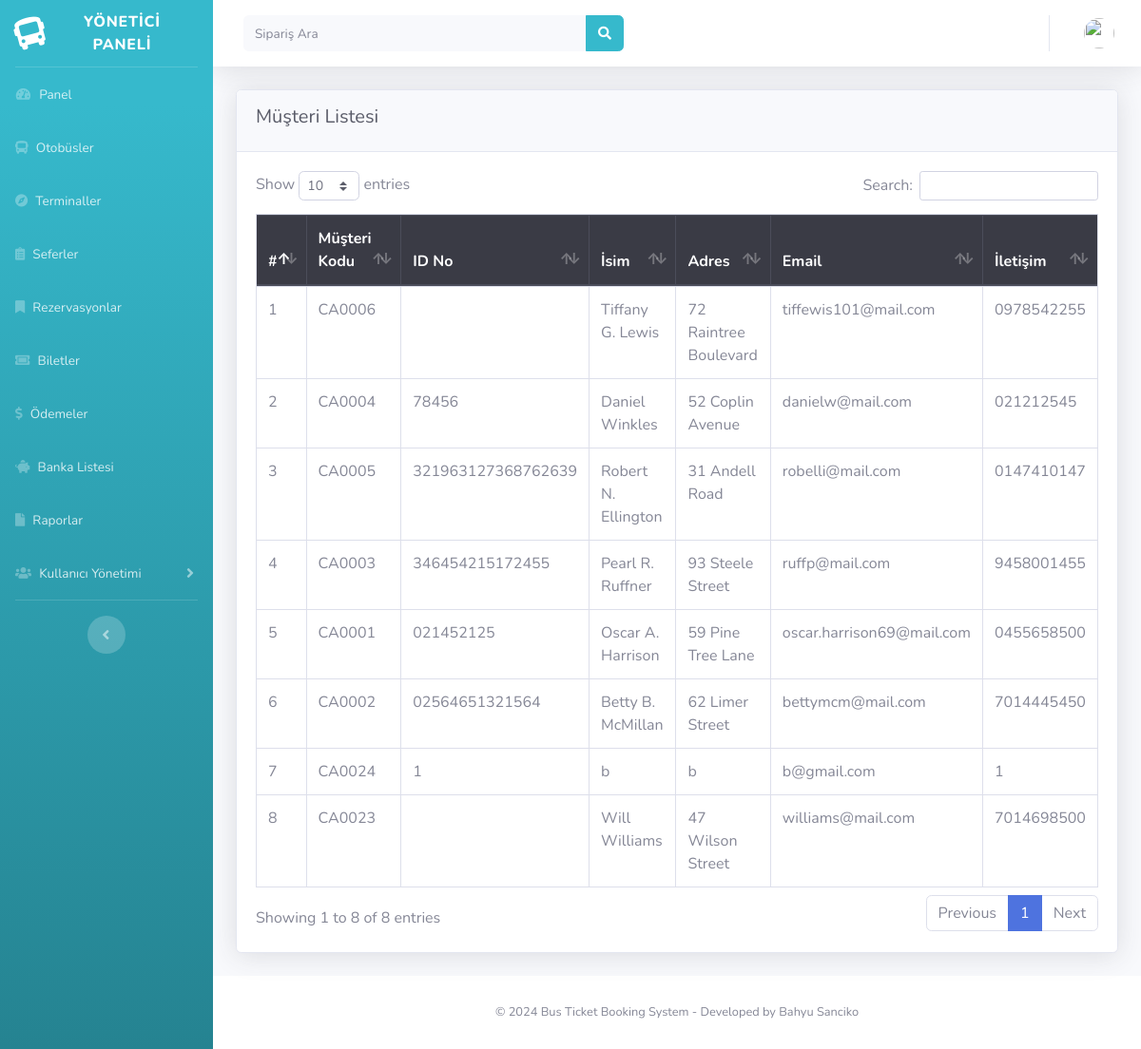
/index.php/backend/musteri, run on the app's committed database.
### tables this page shows
CREATE TABLE `musteri` (
  `kd_musteri` varchar(50) NOT NULL,
  `kullanici_adi_musteri` varchar(50) NOT NULL,
  `sifre_musteri` varchar(200) NOT NULL,
  `no_ktp_musteri` varchar(50) NOT NULL,
  `isim_musteri` varchar(100) NOT NULL,
  `adres_musteri` varchar(200) NOT NULL,
  `email_musteri` varchar(100) NOT NULL,
  `telpon_musteri` varchar(20) NOT NULL,
  `resim_musteri` varchar(200) NOT NULL,
  `durum_musteri` int(1) DEFAULT NULL,
  `olusturma_tarihi_musteri` varchar(50) DEFAULT NULL
);

### application/controllers/backend/Musteri.php (called while the page is built, shortened)
<?php
class Musteri extends CI_Controller {
	function __construct(){
		$this->load->helper('tglindo_helper');
		$this->load->model('getkod_model');
	}
	public function index(){
		$data['title'] = "Customers List";
		$data['pelanggan'] = $this->db->query("SELECT * FROM musteri")->result_array();
		$this->load->view('backend/musteri', $data);
	}
}

### index.php (called while the page is built, shortened)
<?php
require_once BASEPATH.'core/CodeIgniter.php';

### application/views/backend/musteri.php (the view, shortened to what this page needs)
<!DOCTYPE html>
<html lang="tr">
<head>
  <?php $this->load->view('backend/include/base_css'); ?>
</head>
<body id="page-top">
  <?php $this->load->view('backend/include/base_nav'); ?>
  <div class="container-fluid">
    <div class="card shadow mb-4">
      <div class="card-header py-3">
        <h1 class="h5 text-gray-800">Müşteri Listesi</h1>
      </div>
      <div class="card-body">
        <div class="table-responsive">
          <table class="table table-bordered table-hover" id="dataTable" width="100%" cellspacing="0">
            <thead class="thead-dark">
              <tr>
                <th>#</th>
                <th>Müşteri Kodu</th>
                <th>ID No</th>
                <th>İsim</th>
                <th>Adres </th>
                <th>Email</th>
                <th>İletişim</th>
              </tr>
            </thead>
            <tbody>
              <?php $i = 1;
              foreach ($pelanggan as $row) { ?>
                <tr>
                  <td>
                    <?= $i++; ?>
                  </td>
                  <td>
                    <?= $row['kd_musteri']; ?>
                  </td>
                  <td>
                    <?= $row['no_ktp_musteri']; ?>
                  </td>
                  <td>
                    <?= $row['isim_musteri']; ?>
                  </td>
                  <td>
                    <?= $row['adres_musteri']; ?>
                  </td>
                  <td>
                    <?= $row['email_musteri']; ?>
                  </td>
                  <td>
                    <?= $row['telpon_musteri']; ?>
                  </td>
                </tr>
              <?php } ?>
            </tbody>
          </table>
        </div>
      </div>
    </div>
  </div>
  </div>
  <?php $this->load->view('backend/include/base_footer'); ?>
</body>
</html>

### application/views/backend/include/base_css.php (shortened to what this page needs)
<link href="<?= base_url() ?>assets/backend/vendor/fontawesome-free/css/all.min.css" rel="stylesheet" type="text/css">
<link href="<?= base_url() ?>assets/backend/css/sb-admin-2.min.css" rel="stylesheet">
<link href="<?= base_url() ?>assets/backend/vendor/datatables/dataTables.bootstrap4.min.css" rel="stylesheet">
<link rel="stylesheet" href="http://anijs.github.io/lib/anicollection/anicollection.css">
<link rel="stylesheet" type="text/css" href="<?= base_url() ?>assets/datepicker/dist/css/bootstrap-datepicker.min.css">

### application/views/backend/include/base_nav.php (shortened to what this page needs)
<div id="wrapper">
  <ul class="navbar-nav bg-gradient-info sidebar sidebar-dark accordion" id="accordionSidebar">
    <a class="sidebar-brand d-flex align-items-center justify-content-center" href="<?= base_url('backend/home') ?>">
      <div class="sidebar-brand-icon rotate-n-15">
        <i class="fas fa-bus"></i>
      </div>
      <div class="sidebar-brand-text mx-3">Yönetici Paneli</div>
    </a>
    <hr class="sidebar-divider my-0">
    <li class="nav-item">
      <a class="nav-link" href="<?= base_url() ?>backend/home">
        <i class="fas fa-fw fa-tachometer-alt"></i>
        <span>Panel </span></a>
        <a class="nav-link" href="<?= base_url() ?>backend/otobus">
          <i class="fas fa fa-bus"></i>
          <span>Otobüsler</span></a>
          <a class="nav-link" href="<?= base_url() ?>backend/rute">
            <i class="fas fa fa-compass"></i>
            <span>Terminaller</span></a>
            <a class="nav-link" href="<?= base_url() ?>backend/sefer">
              <i class="fas fa fa-clipboard-list"></i>
              <span>Seferler</span></a>
      <a class="nav-link" href="<?= base_url() ?>backend/siparis">
        <i class="fas fa-bookmark"></i>
        <span>Rezervasyonlar</span></a>
      <a class="nav-link" href="<?= base_url() ?>backend/bilet">
        <i class="fas fa-ticket-alt"></i>
        <span>Biletler</span></a>
      <a class="nav-link" href="<?= base_url() ?>backend/onay">
        <i class="fa fa-dollar-sign"></i>
        <span>Ödemeler</span>
      </a>
      <a class="nav-link" href="<?= base_url() ?>backend/banka">
        <i class="fas fa fa-piggy-bank"></i>
        <span>Banka Listesi</span>
      </a>
      <a class="nav-link" href="<?= base_url() ?>backend/rapor">
        <i class="fa fa fa-file"></i>
        <span>Raporlar</span></a>
        <li class="nav-item">
          <a class="nav-link collapsed" href="#" data-toggle="collapse" data-target="#collapseTwo" aria-expanded="true" aria-controls="collapseTwo">
            <i class="fas fa-fw fa-users"></i>
            <span>Kullanıcı Yönetimi</span>
          </a>
        </li>
    </li>
    <hr class="sidebar-divider d-none d-md-block">
    <div class="text-center d-none d-md-inline">
      <button class="rounded-circle border-0" id="sidebarToggle"></button>
    </div>
  </ul>
  <div id="content-wrapper" class="d-flex flex-column">
    <div id="content">
      <nav class="navbar navbar-expand navbar-light bg-white topbar mb-4 static-top shadow">
        <form class="d-none d-sm-inline-block form-inline mr-auto ml-md-3 my-2 my-md-0 mw-100 navbar-search" action="<?= base_url('backend/siparis/vieworder') ?>" method="GET">
          <div class="input-group">
            <input type="text" name="order" class="form-control bg-light border-0 small" placeholder="Sipariş Ara" aria-label="Search" aria-describedby="basic-addon2">
            <div class="input-group-append">
              <button class="btn btn-info" >
                <i class="fas fa-search fa-sm"></i>
              </button>
            </div>
          </div>
        </form>
        <ul class="navbar-nav ml-auto">
          <li class="nav-item dropdown no-arrow">
            <a class="nav-link dropdown-toggle" href="#" id="userDropdown" role="button" data-toggle="dropdown" aria-haspopup="true" aria-expanded="false">
              <img class="img-profile rounded-circle" src="<?= base_url($this->session->userdata('img_admin')) ?>">
            </a>
          </li>
        </ul>
      </nav>

### application/views/backend/include/base_footer.php (shortened to what this page needs)
<footer class="sticky-footer bg-white">
	<div class="container my-auto">
		<div class="copyright text-center my-auto">
			<span>&copy;
				<?= date('Y') ?> Bus Ticket Booking System - Developed by Bahyu Sanciko
			</span>
		</div>
	</div>
</footer>
</div>
</div>

### data on the page
musteri: kd_musteri "CA0006", isim_musteri "Tiffany G. Lewis", adres_musteri "72 Raintree Boulevard", email_musteri "tiffewis101@mail.com", telpon_musteri "0978542255"
musteri: kd_musteri "CA0004", no_ktp_musteri "78456", isim_musteri "Daniel Winkles", adres_musteri "52 Coplin Avenue", email_musteri "danielw@mail.com", telpon_musteri "021212545"
musteri: kd_musteri "CA0005", no_ktp_musteri "321963127368762639", isim_musteri "Robert N. Ellington", adres_musteri "31 Andell Road", email_musteri "robelli@mail.com", telpon_musteri "0147410147"
musteri: kd_musteri "CA0003", no_ktp_musteri "346454215172455", isim_musteri "Pearl R. Ruffner", adres_musteri "93 Steele Street", email_musteri "ruffp@mail.com", telpon_musteri "9458001455"
musteri: kd_musteri "CA0001", no_ktp_musteri "021452125", isim_musteri "Oscar A. Harrison", adres_musteri "59 Pine Tree Lane", email_musteri "oscar.harrison69@mail.com", telpon_musteri "0455658500"
musteri: kd_musteri "CA0002", no_ktp_musteri "02564651321564", isim_musteri "Betty B. McMillan", adres_musteri "62 Limer Street", email_musteri "bettymcm@mail.com", telpon_musteri "7014445450"
musteri: kd_musteri "CA0024", no_ktp_musteri "1", isim_musteri "b", adres_musteri "b", email_musteri "b@gmail.com", telpon_musteri "1"
musteri: kd_musteri "CA0023", isim_musteri "Will Williams", adres_musteri "47 Wilson Street", email_musteri "williams@mail.com", telpon_musteri "7014698500"
